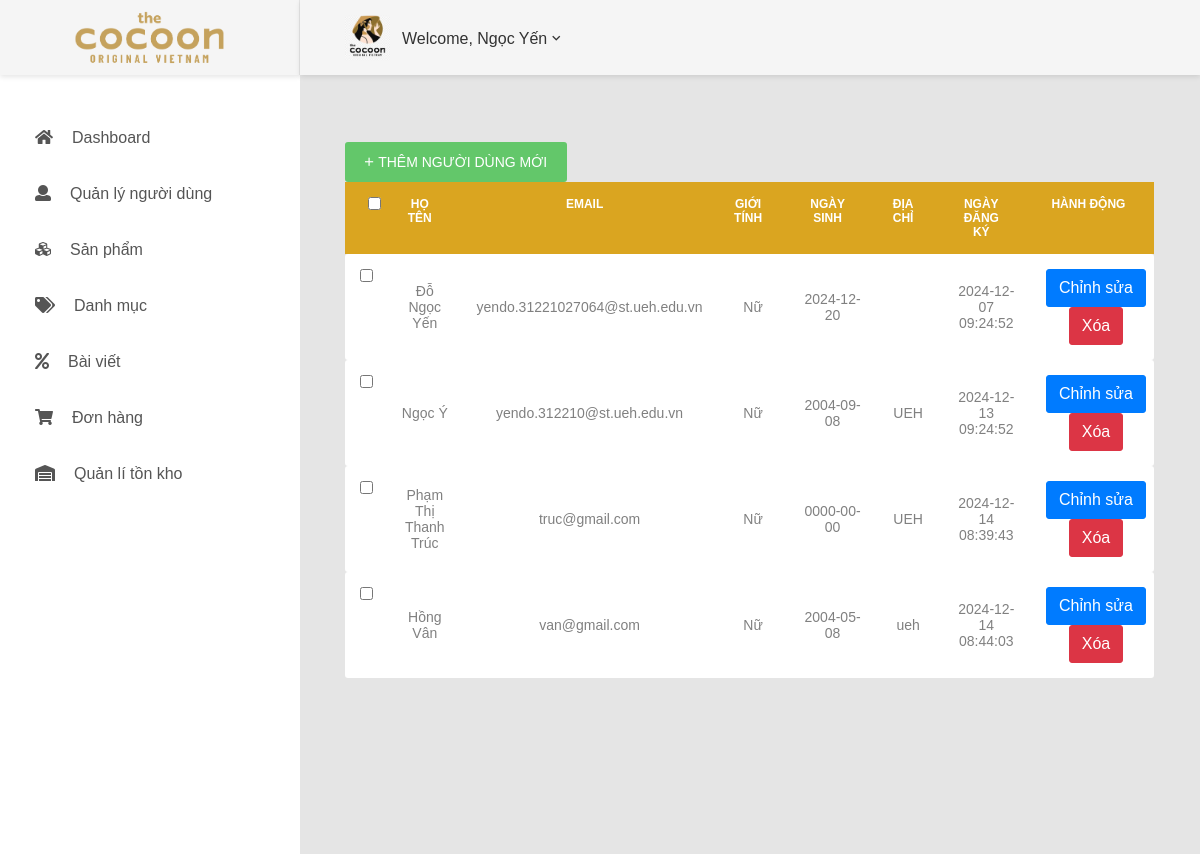
/adminusers.php (signed in), run on the app's committed database.
### tables this page shows
CREATE TABLE `khachhang` (
  `id` int(11) NOT NULL,
  `ho` varchar(100) NOT NULL,
  `ten` varchar(100) NOT NULL,
  `email` varchar(255) NOT NULL,
  `matkhau` varchar(255) NOT NULL,
  `gioitinh` enum('Nam','Nữ','Khác') NOT NULL,
  `ngaysinh` date NOT NULL,
  `diachi` varchar(255) DEFAULT NULL,
  `created_at` timestamp NOT NULL DEFAULT current_timestamp()
);

### adminusers.php (the view, shortened to what this page needs)
<?php
require_once 'database/config.php';
$sql = "SELECT id, ho, ten, email, gioitinh, ngaysinh, diachi, created_at FROM khachhang";
$stmt = $pdo->query($sql);
$customers = $stmt->fetchAll(PDO::FETCH_ASSOC);
$username = htmlspecialchars($_SESSION['username'], ENT_QUOTES, 'UTF-8');
?>
<!DOCTYPE html>
<html lang="en">
<head>
    <link href="css/font-face.css" rel="stylesheet" media="all">
    <link href="vendor/font-awesome-4.7/css/font-awesome.min.css" rel="stylesheet" media="all">
    <link href="vendor/font-awesome-5/css/fontawesome-all.min.css" rel="stylesheet" media="all">
    <link href="vendor/mdi-font/css/material-design-iconic-font.min.css" rel="stylesheet" media="all">
    <link href="vendor/bootstrap-4.1/bootstrap.min.css" rel="stylesheet" media="all">
    <link href="vendor/animsition/animsition.min.css" rel="stylesheet" media="all">
    <link href="vendor/bootstrap-progressbar/bootstrap-progressbar-3.3.4.min.css" rel="stylesheet" media="all">
    <link href="vendor/wow/animate.css" rel="stylesheet" media="all">
    <link href="vendor/css-hamburgers/hamburgers.min.css" rel="stylesheet" media="all">
    <link href="vendor/slick/slick.css" rel="stylesheet" media="all">
    <link href="vendor/select2/select2.min.css" rel="stylesheet" media="all">
    <link href="vendor/perfect-scrollbar/perfect-scrollbar.css" rel="stylesheet" media="all">
    <link href="css/theme.css" rel="stylesheet" media="all">
</head>
<body class="animsition">
    <div class="page-wrapper">
        <aside class="menu-sidebar d-none d-lg-block">
            <div class="logo">
                <a href="index.html">
                    <img src="images/logo/logo-1.png" alt="Cocoon" />
                </a>
            </div>
            <div class="menu-sidebar__content js-scrollbar1">
                <nav class="navbar-sidebar">
                    <ul class="list-unstyled navbar__list">
                        <li class="has-sub">
                            <a class="js-arrow" href="admin.php">
                                <i class="fas fa-home"></i>Dashboard</a>
                        </li>
                        <li>
                            <a href="adminusers.php">
                                <i class="fas fa-user"></i>Quản lý người dùng</a>
                        </li>
                        <li>
                            <a href="products.php">
                                <i class="fas fa-cubes"></i>Sản phẩm</a>
                        </li>
                        <li>
                            <a href="admindanhmuc.php">
                                <i class="fas fa-tags"></i>Danh mục</a>
                        </li>
                        <li>
                            <a href="admin_blog.php">
                                <i class="fas fa-percent"></i>Bài viết</a>
                        </li>
                        <li>
                            <a href="order.php">
                                <i class="fas fa-shopping-cart"></i>Đơn hàng</a>
                        </li>
                        <li>
                            <a href="test.php">
                            <i class="fas fa-warehouse"></i>Quản lí tồn kho
                            </a>
                        </li>
                            </ul>
                </nav>
            </div>
        </aside>
        <div class="page-container">
            <header class="header-desktop">
                <div class="section__content section__content--p30">
                    <div class="container-fluid">
                        <div class="header-wrap">
                            <div class="header-button">
                                <div class="account-wrap">
                                    <div class="account-item clearfix js-item-menu">
                                        <div class="image">
                                            <img src="images/logo/logoad.jpg" alt="Bích Ngọc" />
                                        </div>
                                        <div class="content">
    <a class="js-acc-btn" href="header.php">Welcome, <?php echo $username; ?></a>
</div>
                                    </div>
                                </div>
                            </div>
                        </div>
                    </div>
                </div>
            </header>
<div class="main-content">
    <div class="section__content section__content--p30">
        <div class="container-fluid">
            <div class="row">
                <div class="col-md-12">
                    <div class="table-data__tool-right">
                        <button class="au-btn au-btn-icon au-btn--green au-btn--small" onclick="location.href='add_customer.php'">
                            <i class="zmdi zmdi-plus"></i>Thêm người dùng mới
                        </button>
                    </div>
                    <div class="table-responsive table-responsive-data2">
                        <table class="table table-data2">
                            <thead>
                                <tr>
                                    <th><input type="checkbox" id="checkAll" /></th>
                                    <th>Họ Tên</th>
                                    <th>Email</th>
                                    <th>Giới tính</th>
                                    <th>Ngày sinh</th>
                                    <th>Địa chỉ</th>
                                    <th>Ngày đăng ký</th>
                                    <th>Hành động</th>
                                </tr>
                            </thead>
                            <tbody>
                                <?php if (count($customers) > 0): ?>
                                    <?php foreach ($customers as $customer): ?>
                                        <tr>
                                            <td><input type="checkbox" name="customer_id[]" value="<?= $customer['id']; ?>" /></td>
                                            <td><?= htmlspecialchars($customer['ho']) . ' ' . htmlspecialchars($customer['ten']); ?></td>
                                            <td><?= htmlspecialchars($customer['email']); ?></td>
                                            <td><?= htmlspecialchars($customer['gioitinh']); ?></td>
                                            <td><?= htmlspecialchars($customer['ngaysinh']); ?></td>
                                            <td><?= htmlspecialchars($customer['diachi']); ?></td>
                                            <td><?= htmlspecialchars($customer['created_at']); ?></td>
                                            <td>
                                                <a href="edit_customer.php?id=<?= $customer['id']; ?>" class="btn btn-primary">Chỉnh sửa</a>
                                                <a href="delete_customer.php?id=<?= $customer['id']; ?>"
                                                   class="btn btn-danger"
                                                   onclick="return confirm('Bạn có chắc chắn muốn xóa khách hàng này không?')">Xóa</a>
                                            </td>
                                        </tr>
                                    <?php endforeach; ?>
                                <?php else: ?>
                                    <tr>
                                        <td colspan="8">Không có khách hàng nào.</td>
                                    </tr>
                                <?php endif; ?>
                            </tbody>
                        </table>
                    </div>
                </div>
            </div>
        </div>
    </div>
</div>
</body>
</html>

### data on the page
khachhang: ho "Đỗ", ten "Ngọc Yến", email "yendo.31221027064@st.ueh.edu.vn", gioitinh "Nữ", ngaysinh "2024-12-20", created_at "2024-12-07 09:24:52"
khachhang: ho "Ngọc", ten "Ý", email "yendo.312210@st.ueh.edu.vn", gioitinh "Nữ", ngaysinh "2004-09-08", diachi "UEH", created_at "2024-12-13 09:24:52"
khachhang: ho "Phạm Thị", ten "Thanh Trúc", email "truc@gmail.com", gioitinh "Nữ", ngaysinh "0000-00-00", diachi "UEH", created_at "2024-12-14 08:39:43"
khachhang: ho "Hồng", ten "Vân", email "van@gmail.com", gioitinh "Nữ", ngaysinh "2004-05-08", diachi "ueh", created_at "2024-12-14 08:44:03"

### other printed values
$username "Ngọc Yến"
